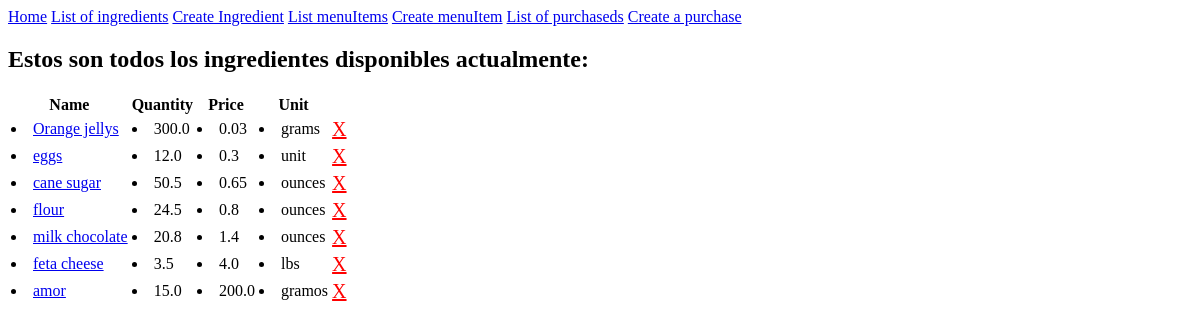
Page /ingredients-list on the earlier database version.
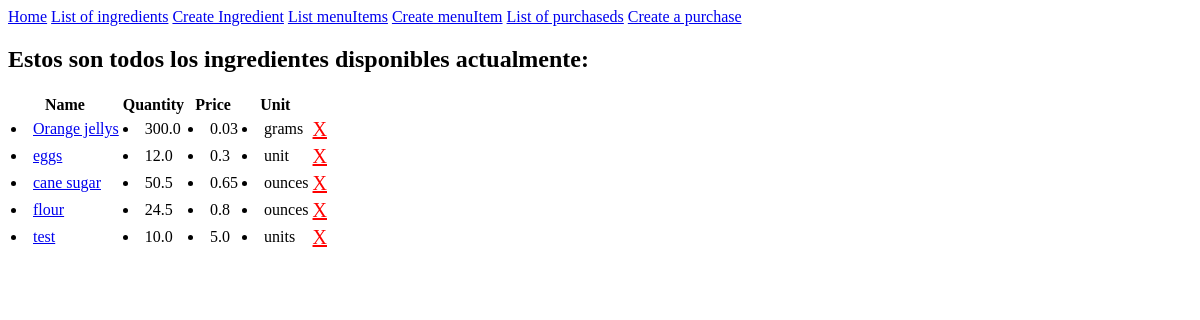
Same page on the later database version.
### inventory/models.py (models this page shows, shortened)
class Ingredient(models.Model):
    name = models.CharField(max_length=20)
    quantity = models.FloatField(default=0)
    price = models.FloatField(default=0)
    unit = models.CharField(max_length=10, blank=True)

### inventory/views.py (the view)
# urls.py: path("ingredients-list", views.IngredientView.as_view(), name="ingredients"),
class IngredientView(ListView):
  model = Ingredient
  template_name = "inventory/ingredients_list.html"

### inventory/templates/inventory/ingredients_list.html
{% extends 'inventory/base.html' %}
{% load static %}
{% block head %}
<link rel="stylesheet" href="{% static 'inventory/style.css' %}">
{% endblock %}
{% block content %}
<h2> Estos son todos los ingredientes disponibles actualmente:</h2>
<table class="line-table">
    <thead>
      <tr>
        <th>Name</th>
        <th>Quantity</th>
        <th>Price</th>
        <th>Unit</th>
      </tr>
    </thead>
    <tbody>
    {% for key in object_list %}
      <tr>
        <td>
          <li><a href="{% url 'updateIngredient' key.id %}">{{ key.name }}</a></li>
        </td>
        <td>
            <li>{{ key.quantity }}</li>
        </td>
        <td>
            <li>{{ key.price }}</li>
        </td>
        <td>
            <li>{{ key.unit }}</li>
        </td>
        <td>
          <a id= "xbutton" href="{% url 'deleteIngredient' key.id %}">X</a>
      </td>
      </tr>
    {% endfor %}
    </tbody>
  </table>
{% endblock %}

Differences in the rows shown:
removed Ingredient: name "milk chocolate", quantity "20.8", price "1.4", unit "ounces"
removed Ingredient: name "feta cheese", quantity "3.5", price "4.0", unit "lbs"
removed Ingredient: name "amor", quantity "15.0", price "200.0", unit "gramos"
added Ingredient: name "test", quantity "10.0", price "5.0", unit "units"
